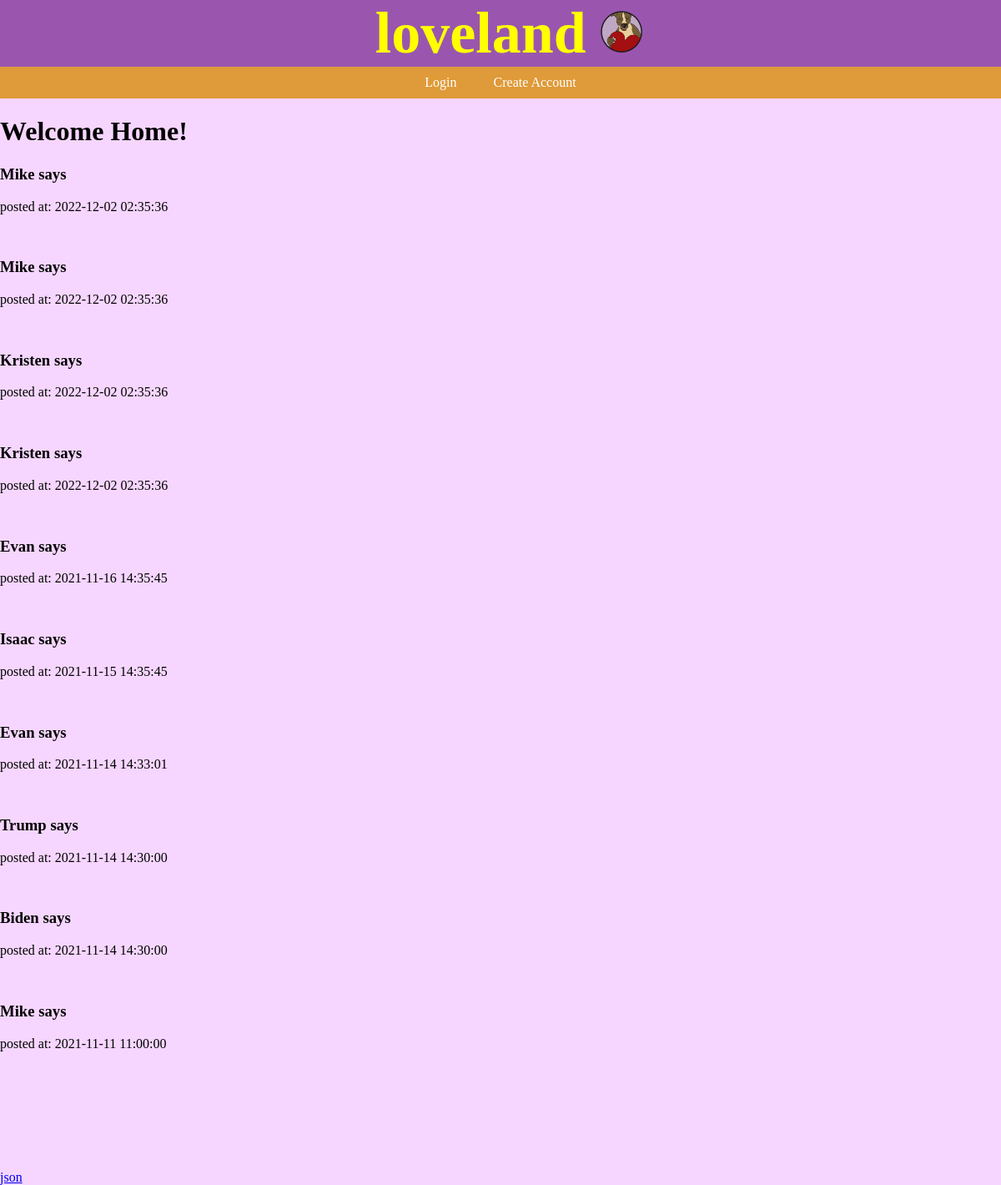
The page / on the database its author committed.
### tables this page shows
CREATE TABLE users (
    id INTEGER PRIMARY KEY,
    username TEXT NOT NULL UNIQUE,
    password TEXT NOT NULL,
    age INTEGER
);

CREATE TABLE messages (
    id integer primary key,
    sender_id integer not null,
    message text not null,
    created_at timestamp not null default current_timestamp
    );

### project.py (the view)
@app.route('/')
def root():
    con = sqlite3.connect(args.db_file)
    messages =[]
    sql = 'select sender_id, message, created_at from messages order by created_at desc'
    cur_messages = con.cursor()
    cur_messages.execute(sql)
    for row_messages in cur_messages.fetchall():
        sql = 'select username, age from users where id=?;'
        cur_users = con.cursor()
        cur_users.execute(sql, [row_messages[0]])
        for row_users in cur_users.fetchall():
            pass
        messages.append({
            'message': row_messages[1],
            'created_at': row_messages[2],
            'username': row_users[0],
            'profpic': 'https://robohash.org/' + row_users[0],
            'age': row_users[1]
        })
    username = request.cookies.get('username')
    password = request.cookies.get('password')
    good_credentials = are_credentials_good(username, password)
    print('good_credentials=', good_credentials)
    return render_template('root.html', messages=messages, good_credentials=good_credentials, logged_in = False)

### project.py (called while the page is built)
def are_credentials_good(username, password):
    if username == 'haxor' and password == '1337':
        return True
    else:
        return False

### templates/root.html (shortened to what this page needs)
{% extends 'base.html' %}
{% block content %}
    {%if username %}
    <h1>Welcome Home, {{username}}!</h1>
    {% else %}
    <h1>Welcome Home!</h1>
    {% endif %}
    {% for message in messages %}
    <div class="display-messages">
        <h3>{{message.username}} says {{message.text}}</h3>
        <p>posted at: {{message.created_at}}</p>
        <br>
    </div>
{% endfor %}
<br> <br> <br> <br> <br> <br>
<a class="json" href= "/home.json">json</a>
</body>
{% endblock %}

### templates/base.html (shortened to what this page needs)
<html lang='en'>
    <head>
        <link rel="stylesheet" href="static/sitestyle.css">
    </head>
    <body>
        <h1 class=home2><a class=home href='/'>loveland</a> <a href='/'><img src=static/doglogo.png  style="width:50px;height:50px;"></a> </h1>
        <ul class=nav>
            {% if login_successful %}
            <li><a href='/create_message'>Create Message</a></li>
            <li><a href='/logout'>Logout</a></li>
            {% else %}
            <li><a href='/login'>Login</a></li>
            <li><a href='/create_user'>Create Account</a></li>
            {% endif %}
        </ul>
        {% block content %}
        {% endblock %}
    </body>
</html>

### static/sitestyle.css (style rules this page uses)
h1.home2 { background-color: rgb(154, 86, 175); font-family: "Impact", fantasy; text-align: center; font-size: 70px; font-stretch: ultra-expanded; padding-left: 20px; margin-bottom: 0px; }
body { margin-left: 0px;margin-top: 0px;margin-right: 0px; margin-bottom: 0px; background-color: rgb(246, 214, 255); }
ul.nav { padding-left: 0px; background-color: #df9a39; text-align: center; margin-top: 0px;margin-bottom: 0px;;padding-bottom: 0px;padding-top: 0px; }
ul.nav > li { display: inline-block; padding: 10px 20px; }
ul.nav > li > a { color: white; text-decoration: none; }
a.home { color: yellow; text-decoration: none; }

### rows shown on the page
users: username "Mike" "Mike" "Mike"
messages: created_at "2022-12-02 02:35:36"
messages: created_at "2022-12-02 02:35:36"
users: username "Kristen" "Kristen"
messages: created_at "2022-12-02 02:35:36"
messages: created_at "2022-12-02 02:35:36"
users: username "Evan" "Evan"
messages: created_at "2021-11-16 14:35:45"
users: username "Isaac"
messages: created_at "2021-11-15 14:35:45"
messages: created_at "2021-11-14 14:33:01"
users: username "Trump"
messages: created_at "2021-11-14 14:30:00"
users: username "Biden"
messages: created_at "2021-11-14 14:30:00"
messages: created_at "2021-11-11 11:00:00"
